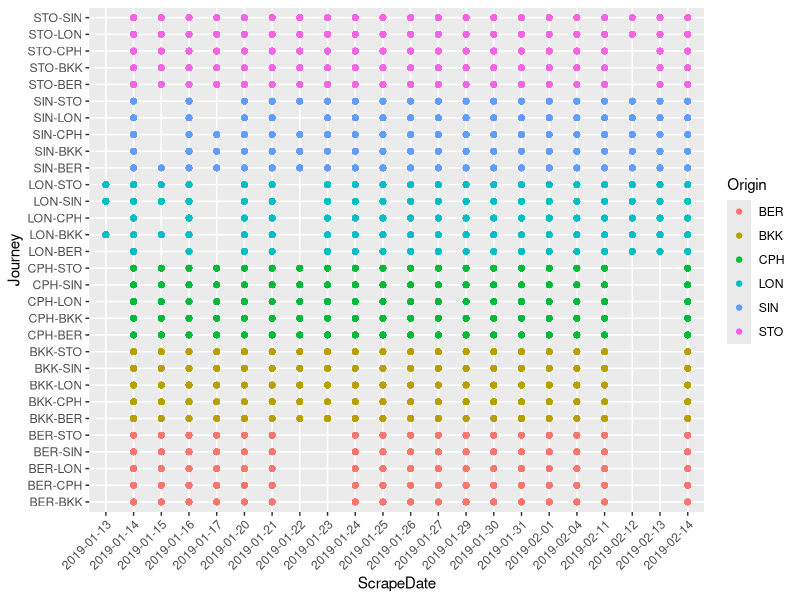
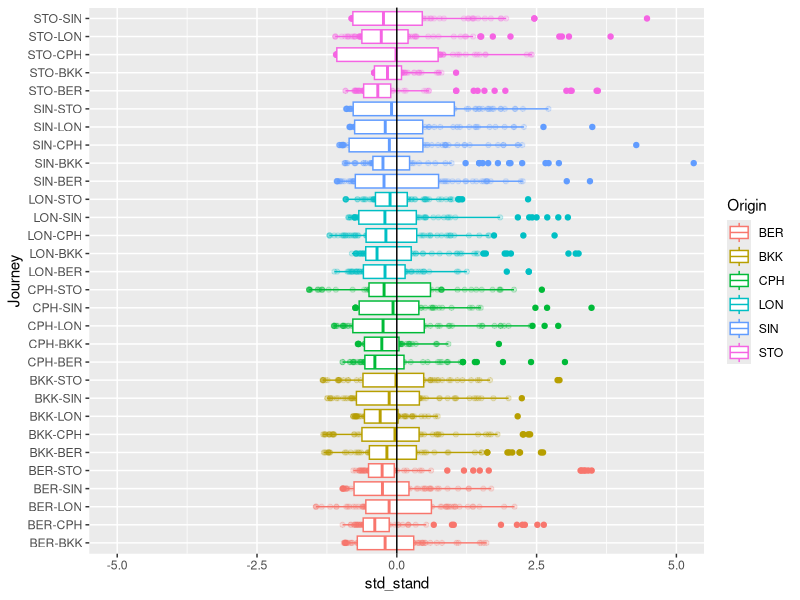

R code for these plots, in order:
## ---- chunk 1
knitr::opts_chunk$set(echo = TRUE)
## ---- chunk 2
library(readr)      # Read data in data 
library(lubridate)  # Date handling
library(stringr)    # Text handling

library(tidyr)      # Data cleaning
library(dplyr)      # Data cleaning

library(ggplot2)    # Visualization

df <- read.csv("flightdata.csv", stringsAsFactors = TRUE)

head(df)
## ---- chunk 3
ggplot(df, aes(x=ScrapeDate, y=Journey, color=Origin))+
  geom_point() + 
  theme(axis.text.x = element_text(angle = 45, hjust = 1))

## ---- chunk 4
# 1: check stdeviation per trip

group_by(df, Journey, Origin, TravelDates) %>%
  summarize(std=sd(price),
            n=n()) %>%
  mutate(std_stand = scale(std)) %>%
  filter(n>=3) %>%
  ggplot(aes(x=Journey, y=std_stand, color=Origin)) +
  geom_point(alpha=0.2) +
  geom_boxplot() +
  geom_hline(yintercept=0) + 
  coord_flip(ylim=c(-5,5)) 

